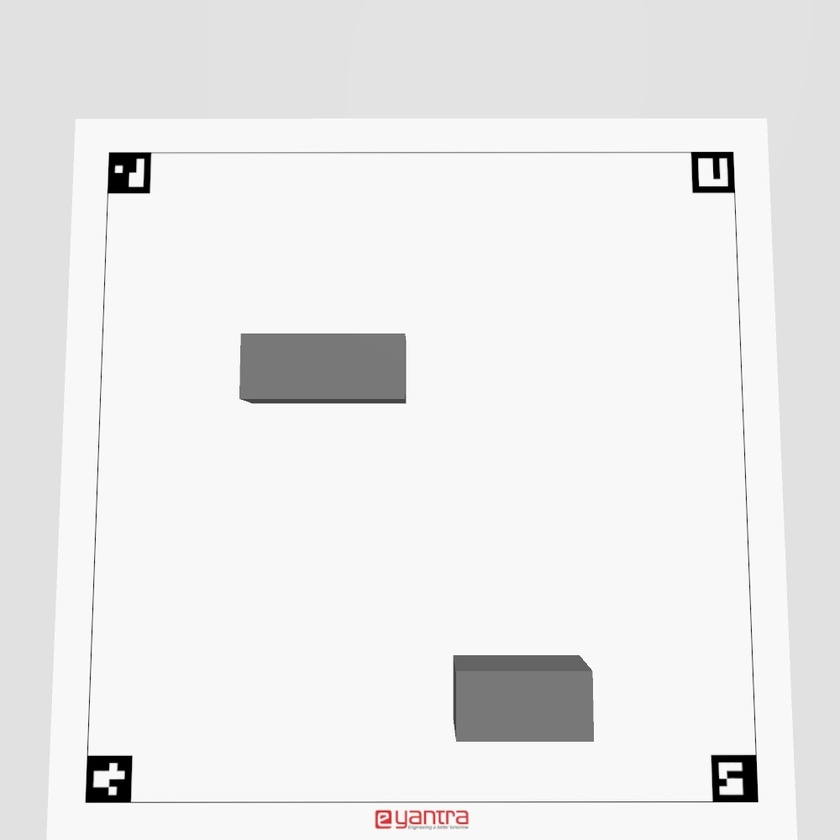
#> input picture swift_pico/scripts/task1c_image.jpg, 840 x 840 px, shrunk from 1000 x 1000 before the run
$ python map.py --image task1c_image.jpg
#> lines starting #> are read from the running program, lines starting #| are printed output that depends on the picture; after the words box and inside, x2 and y2 are one past the last pixel; in counts of white or black regions, pixels touching at a corner belong together
#!/usr/bin/env python3
'''
# Team ID:          1154
# Theme:            Warehouse Drone (WD)
# Author List:      R Bargavan,P Sabarishh,Prasanth kanaga Sabai S,Dhasrad Raghav A B.
# Filename:         map.py
# Functions:        identification,text_file
'''
import cv2
import numpy as np
import cv2.aruco as aruco
import argparse

class Arena:

    def __init__(self, image_path):
        self.width = 1000
        self.height = 1000
        self.image_path = image_path
        self.detected_markers = []
        self.obstacles = 0
        self.total_area = 0

    def identification(self):
        # Read the image
        frame = cv2.imread(self.image_path)
#> frame is the input picture: shape (840, 840, 3); mean B, G, R 235.1, 235.1, 235.2
        height, width, channels = frame.shape
#> height = 840; width = 840; channels = 3

        # ArUco dictionary and detection parameters
        aruco_dict = aruco.getPredefinedDictionary(aruco.DICT_4X4_100)
        parameters = aruco.DetectorParameters()

        # Detect ArUco markers
        corners, ids, rejectedImgPoints = aruco.detectMarkers(frame, aruco_dict, parameters=parameters)
#> corners = ([[757, 800], [714, 801], [712, 757], [754, 756]], [[128, 801], [86, 800], [89, 756], [131, 757]], [[734, 190], [694, 191], [692, 153], [731, 152]], [[148, 191], [109, 192], [109, 154], [149, 153]]); ids = [90, 95, 85, 80]; rejectedImgPoints = ([[733, 152], [758, 801], [85, 802], [109, 152]], [[241, 333], [404, 333], [405, 403], [241, 399]], [[453, 655], [579, 655], [593, 741], [456, 741]], [[114, 164], [124, 165], [123, 173], [113, 173]], [[113, 179], [122, 178], [123, 186], [114, 187]])

        if ids is not None:
            borders1, borders2, borders3, borders4 = [], [], [], []

            # Store the corners of detected markers
            for marker_corners in corners:
                points = marker_corners[0]
                borders1.append(points[0].astype(np.float32))
                borders2.append(points[1].astype(np.float32))
                borders3.append(points[2].astype(np.float32))
                borders4.append(points[3].astype(np.float32))
#> this loop made 4 passes
#> points on passes 1 to 4: [[757, 800], [714, 801], [712, 757], [754, 756]], [[128, 801], [86, 800], [89, 756], [131, 757]], [[734, 190], [694, 191], [692, 153], [731, 152]], [[148, 191], [109, 192], [109, 154], [149, 153]]
#> after the loop, borders1 = [[757, 800], [128, 801], [734, 190], [148, 191]]; borders2 = [[714, 801], [86, 800], [694, 191], [109, 192]]; borders3 = [[712, 757], [89, 756], [692, 153], [109, 154]]; borders4 = [[754, 756], [131, 757], [731, 152], [149, 153]]

            # Perspective transform
            pointss = np.float32([borders1[3], borders4[1], borders2[2], borders3[0]])
#> pointss = [[148, 191], [131, 757], [694, 191], [712, 757]]
            pointssss = np.float32([[0, 0], [0, height], [width, 0], [width, height]])
#> pointssss = [[0, 0], [0, 840], [840, 0], [840, 840]]
            matrix = cv2.getPerspectiveTransform(pointss, pointssss)
#> matrix = [[1.57, 0.0472, -241.7], [3.19e-16, 1.61, -308.3], [1.47e-20, 0.000116, 1]]
            transformed_image = cv2.warpPerspective(frame, matrix, (width, height))
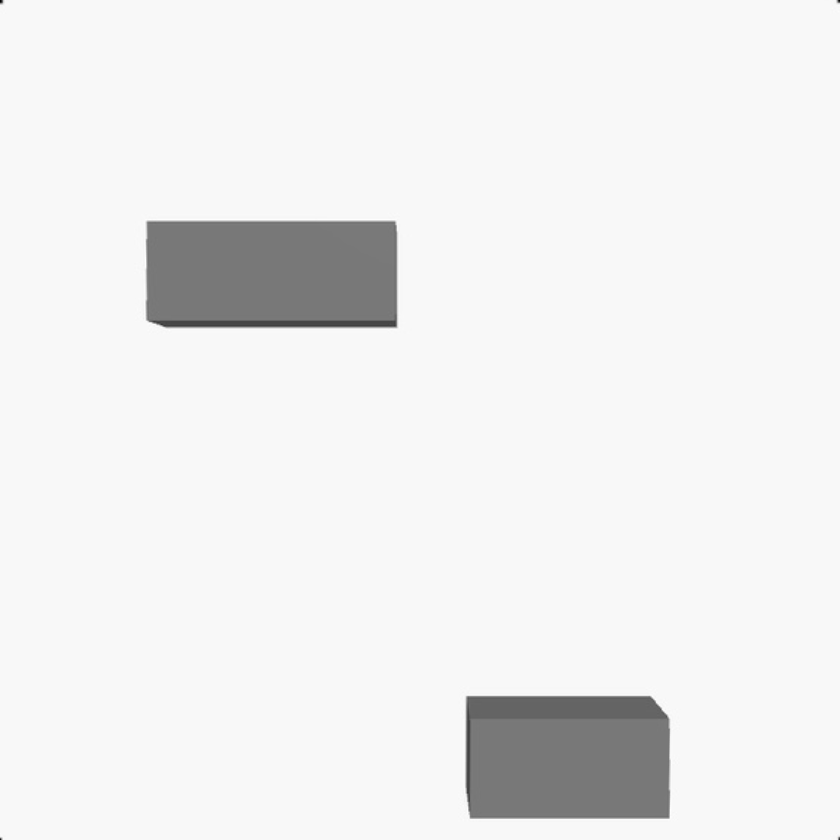
#> transformed_image: shape (840, 840, 3); min 0, max 255, mean 238.5
            # Convert the image to grayscale
            gray = cv2.cvtColor(transformed_image, cv2.COLOR_BGR2GRAY)

            # Apply Gaussian and bilateral blur
            blurred = cv2.GaussianBlur(gray, (5, 5), 0)
            blurred = cv2.bilateralFilter(blurred, 16, 51, 75)

            # Canny edge detection
            median_val = np.median(blurred)
#> median_val = 248
            lower = int(max(0, 0.66 * median_val))
#> lower = 163
            upper = int(min(255, 1.33 * median_val))
#> upper = 255
            edges = cv2.Canny(blurred, lower, upper)
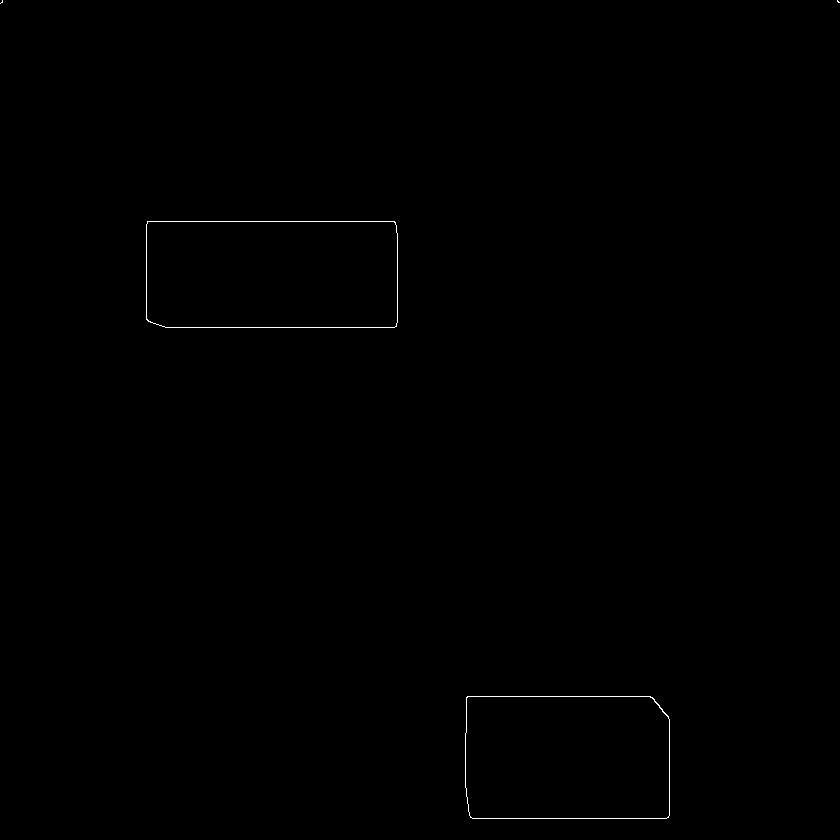
#> edges: shape (840, 840); 0.19% white in thin lines or dots

            # Refine edges using morphological operations
            kernel = np.ones((3, 3), np.uint8)
            edges_refined = cv2.dilate(edges, kernel, iterations=1)
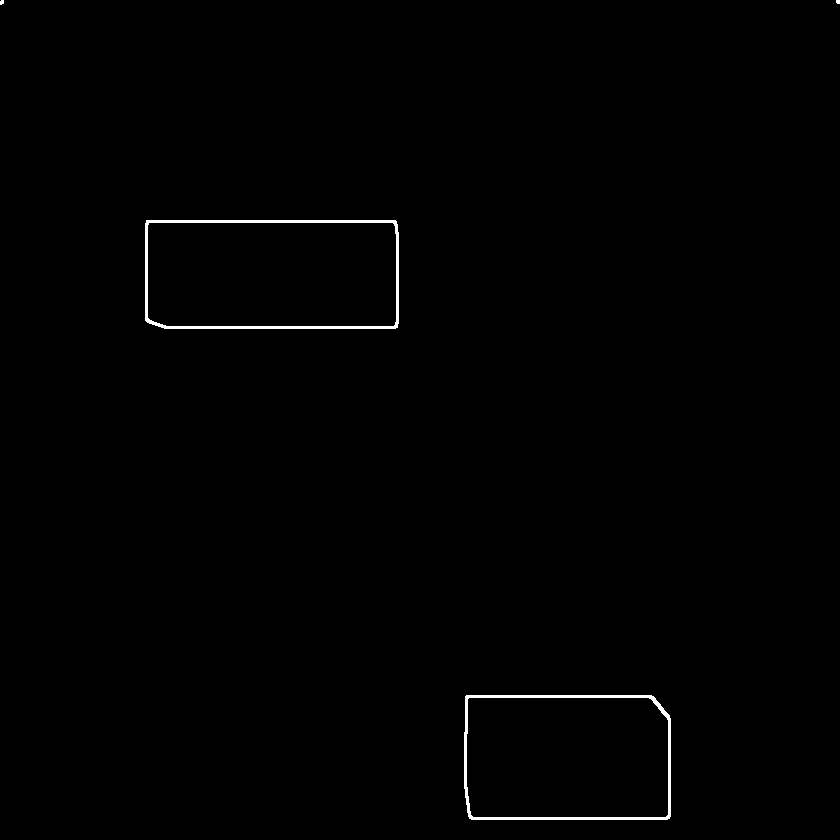
#> edges_refined: shape (840, 840); 0.58% white; 4 white regions (2 under 20 px), largest, box (x1, y1, x2, y2) and area: (145, 220, 399, 329) 2132, (464, 695, 671, 820) 1946
            edges_refined = cv2.erode(edges_refined, kernel, iterations=1)
#> edges_refined: shape (840, 840); 0.19% white in thin lines or dots

            # Find contours of obstacles
            contours, _ = cv2.findContours(edges_refined, cv2.RETR_EXTERNAL, cv2.CHAIN_APPROX_TC89_L1)
#> contours = 4 contours, 2 with area under 20; largest, box (x1, y1, x2, y2) and area: (146, 221, 398, 328) 26428, (465, 696, 670, 819) 24517
            contours = sorted(contours, key=cv2.contourArea, reverse=True)
            self.total_area = 0

            # Analyze contours and calculate the total area of obstacles
            for i, contour in enumerate(contours):
                area = cv2.contourArea(contour)
                if area > 300:
                    self.total_area += area
                    self.obstacles += 1
                    transformed_image = cv2.drawContours(transformed_image, [contour], -1, (0, 255, 0), 9)
#> this loop made 4 passes
#> (area, self.total_area, self.obstacles) on passes 1 to 2: (26427.5, 26427.5, 1), (24517, 50944.5, 2)
#> pass 1, in identification, `transformed_image = cv2.drawContours(transformed_image, [contour], -1,..`:
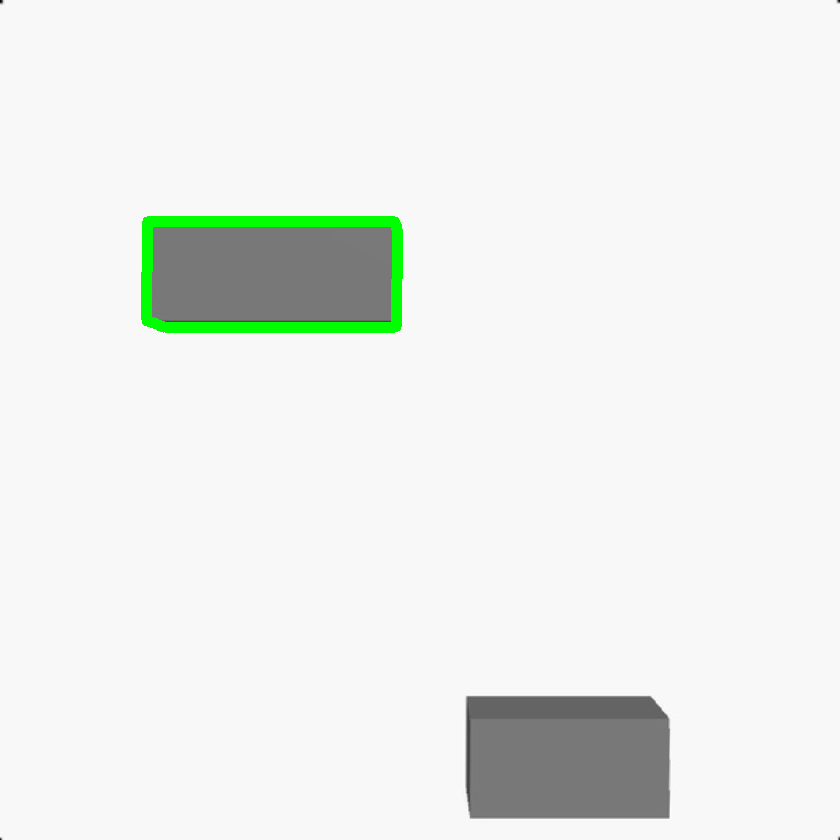
#> transformed_image: shape (840, 840, 3); 1.09% of pixels changed, all inside (x1, y1, x2, y2) = (141, 216, 403, 333)
#> pass 2, in identification, `transformed_image = cv2.drawContours(transformed_image, [contour], -1,..`:
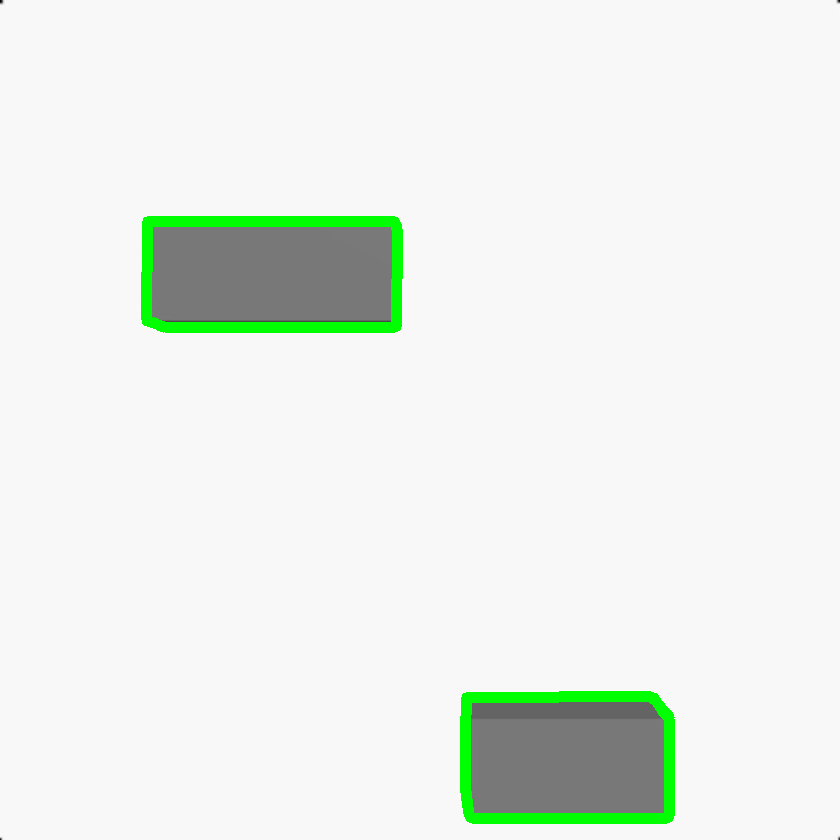
#> transformed_image: shape (840, 840, 3); 0.98% of pixels changed, all inside (x1, y1, x2, y2) = (460, 691, 675, 824)
#> after the loop, self.obstacles = 2; self.total_area = 50944.5

            self.detected_markers = ids.flatten().tolist()
#> self.detected_markers = [90, 95, 85, 80]


        else:
            print("No ArUco markers detected.")
        #cv2.imshow("hello",transformed_image)


    def text_file(self):
        with open("obstacles.txt", "w") as file:
            file.write(f"Aruco ID: {self.detected_markers}\n")
            file.write(f"Obstacles: {self.obstacles}\n")
            file.write(f"Total Area: {self.total_area}\n")


if __name__ == '__main__':

    parser = argparse.ArgumentParser(description='Process image to detect Aruco markers and obstacles.')
    parser.add_argument('--image', required=True, help='Path to the input image.')
    args = parser.parse_args()
    #image_path = 'task1c_image.jpg'
    arena = Arena(args.image)
    arena.identification()
    arena.text_file()
